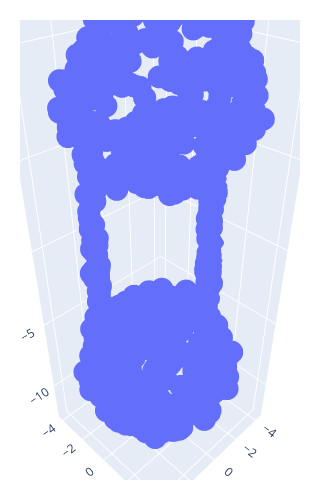

The cell this chart's notebook holds for it:
### Markdown cell above
### Example 2: 3D Point Cloud

We use `points13.csv` from the CCMath Topology Scavenger Hunt.

### Code cell
# Pull the cloud
FILE = 'points13.csv'

dta = np.array(pd.read_csv(DATA_PATH + FILE, header=None)) # oat uses np arrays as coordinate inputs

# plotly plotting
trace = go.Scatter3d(x=dta[:, 0], y=dta[:, 1], z=dta[:, 2], mode='markers')
fig = go.Figure(trace)
fig.update_layout(
        width=300, 
        height=500,
        margin=dict(l=20, r=20, t=20, b=20)
    )
fig.show()

### Figure 1 — Plotly figure (JSON) as saved in the notebook; plotly's stock layout.template omitted (floating-point values rounded to 4 significant figures; data arrays with more than 128 entries replaced by an {"elided": "..."} marker saying what was removed)
{"data": [{"mode": "markers", "type": "scatter3d", "x": {"elided": "800 float values"}, "y": {"elided": "800 float values"}, "z": {"elided": "800 float values"}}], "layout": {"height": 500, "margin": {"b": 20, "l": 20, "r": 20, "t": 20}, "width": 300}}
